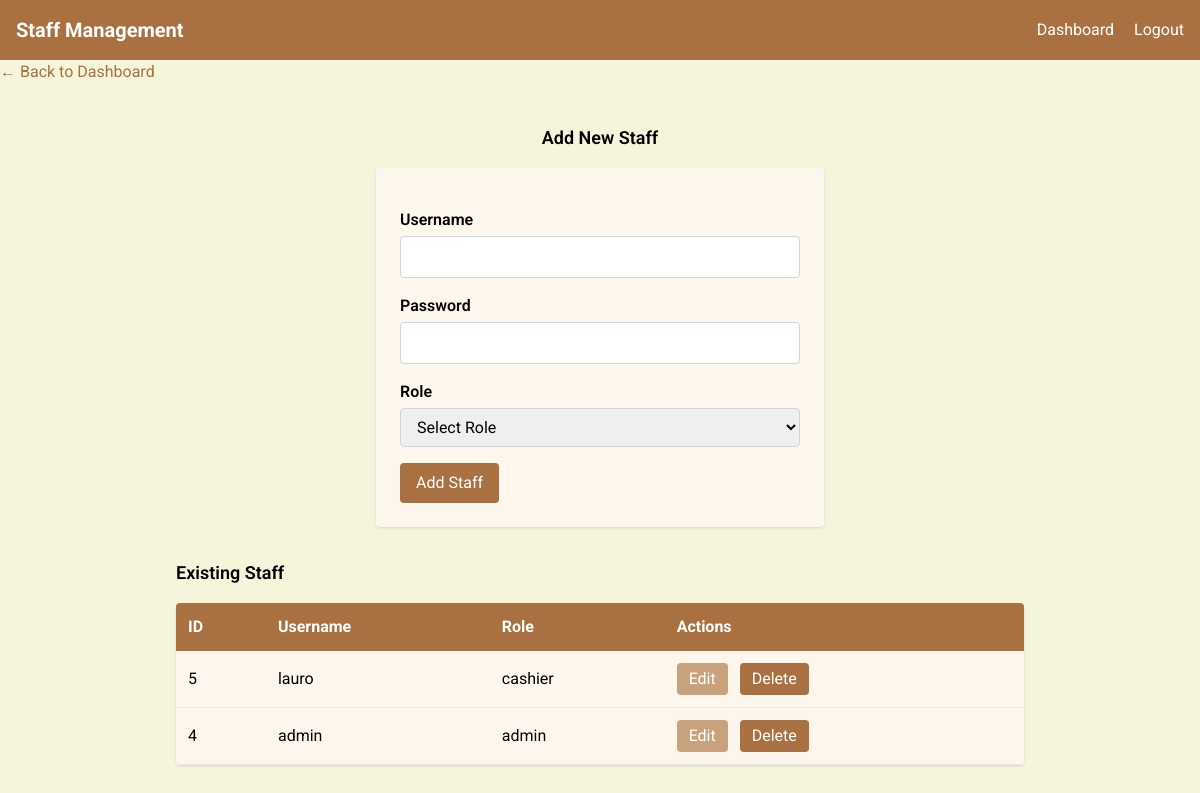
The app's page /staff_management.php (signed in) with its own data.
### tables this page shows
CREATE TABLE `users` (
  `id` int(11) NOT NULL,
  `username` varchar(255) NOT NULL,
  `password` varchar(255) NOT NULL,
  `role` enum('admin','cashier') NOT NULL
);

### staff_management.php (the view, shortened to what this page needs)
<?php
require 'config.php';
$staff = $db->query("SELECT id, username, role FROM users ORDER BY id DESC")->fetchAll(PDO::FETCH_ASSOC);
?>
<!DOCTYPE html>
<html lang="en">
<head>
    <script src="https://cdn.tailwindcss.com"></script>
    <link rel="stylesheet" href="https://cdnjs.cloudflare.com/ajax/libs/font-awesome/6.0.0-beta3/css/all.min.css" />
</head>
<body class="bg-[#F5F5DC] min-h-screen">
<header class="bg-[#A97142] text-white p-4 flex justify-between items-center">
        <h1 class="text-xl font-bold">Staff Management</h1>
        <div>
            <a href="admin_dashboard.php" class="mr-4 text-white">Dashboard</a>
            <a href="logout.php" class="text-white">Logout</a>
        </div>
    </header>
    <div class="mb-4">
    <a href="admin_dashboard.php" class="inline-block text-[#A97142]">&larr; Back to Dashboard</a>
        </div>
    <main class="p-6 max-w-4xl mx-auto">
        <section class="mb-8 flex justify-center">
            <div class="w-full max-w-md">
                <h2 class="text-lg font-semibold mb-4 text-center">Add New Staff</h2>
                <form method="POST" class="space-y-4 bg-[#FDF6EC] p-6 rounded shadow">
                    <div>
                        <label for="username" class="block mb-1 font-semibold">Username</label>
                        <input type="text" id="username" name="username" required class="w-full border border-gray-300 rounded px-3 py-2 focus:outline-none focus:ring-2 focus:ring-indigo-500" />
                    </div>
                    <div>
                        <label for="password" class="block mb-1 font-semibold">Password</label>
                        <input type="password" id="password" name="password" required class="w-full border border-gray-300 rounded px-3 py-2 focus:outline-none focus:ring-2 focus:ring-indigo-500" />
                    </div>
                    <div>
                        <label for="role" class="block mb-1 font-semibold">Role</label>
                        <select id="role" name="role" required class="w-full border border-gray-300 rounded px-3 py-2 focus:outline-none focus:ring-2 focus:ring-indigo-500">
                            <option value="">Select Role</option>
                        </select>
                    </div>
                    <button type="submit" class="bg-[#A97142] text-white py-2 px-4 rounded hover:bg-[#8B5E3C] transition">Add Staff</button>
                </form>
            </div>
        </section>
        <section>
            <h2 class="text-lg font-semibold mb-4">Existing Staff</h2>
            <table class="w-full bg-[#FDF6EC] rounded shadow overflow-hidden">
            <thead class="bg-[#A97142] text-white">
                    <tr>
                        <th class="p-3 text-left">ID</th>
                        <th class="p-3 text-left">Username</th>
                        <th class="p-3 text-left">Role</th>
                        <th class="p-3 text-left">Actions</th>
                    </tr>
                </thead>
                <tbody>
                    <?php foreach ($staff as $member): ?>
                    <tr class="border-b border-gray-200">
                        <td class="p-3"><?php echo $member['id']; ?></td>
                        <td class="p-3"><?php echo htmlspecialchars($member['username']); ?></td>
                        <td class="p-3"><?php echo htmlspecialchars($member['role']); ?></td>
                        <td class="p-3 space-x-2">
                        <button onclick="editStaff(<?php echo $member['id']; ?>, '<?php echo htmlspecialchars(addslashes($member['username'])); ?>', '<?php echo $member['role']; ?>')" class="bg-[#C8A17D] text-white px-3 py-1 rounded hover:bg-[#A57C4D] transition">Edit</button>
                            <form method="POST" class="inline" onsubmit="return confirm('Are you sure you want to delete this staff member?');">
                                <button type="submit" class="bg-[#A97142] text-white px-3 py-1 rounded hover:bg-[#8C5730] transition">Delete</button>
                            </form>
                        </td>
                    </tr>
                    <?php endforeach; ?>
                </tbody>
            </table>
        </section>
    </main>
</body>
</html>

### staff_management.php (style rules this page uses)
body { font-family: 'Roboto', sans-serif; }

### records on screen
users: id "5", username "lauro", role "cashier"
users: id "4", username "admin", role "admin"
